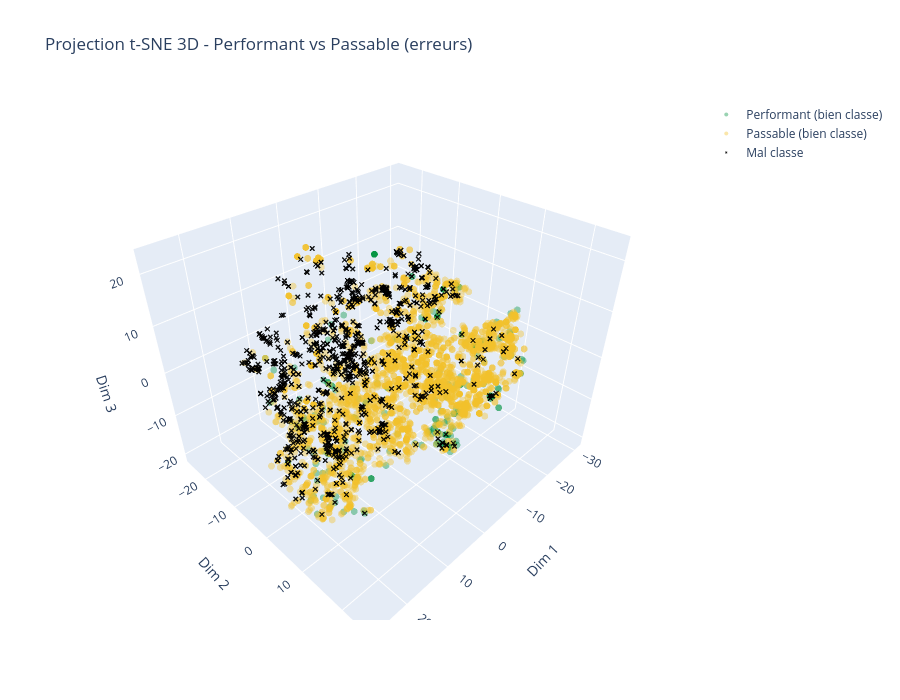

Notebook source saved alongside this figure:
### Markdown cell above
**Performant vs Passable — projection 3D, avec les erreurs**

### Code cell
'''
Meme zoom Performant / Passable en 3D, avec superposition des observations mal classees par
le Gradient Boosting parmi ces deux classes.
'''
mask_paire_3d = np.isin(y_train_sample.values, paire_91)
mask_erreur_paire_3d = mask_paire_3d & (y_pred_sample != y_train_sample.values)

fig = go.Figure()
for grp in paire_91:
    mask = (y_train_sample.values == grp) & (~mask_erreur_paire_3d)
    fig.add_trace(go.Scatter3d(
        x=X_tsne_3d[mask, 0], y=X_tsne_3d[mask, 1], z=X_tsne_3d[mask, 2], mode="markers",
        marker=dict(size=4, color=GROUP_COLORS[grp], opacity=0.4),
        name=f"{grp} (bien classe)",
    ))

fig.add_trace(go.Scatter3d(
    x=X_tsne_3d[mask_erreur_paire_3d, 0], y=X_tsne_3d[mask_erreur_paire_3d, 1], z=X_tsne_3d[mask_erreur_paire_3d, 2],
    mode="markers",
    marker=dict(size=2, color="black", symbol="x", opacity=0.9),
    name="Mal classe",
))

fig.update_layout(
    title="Projection t-SNE 3D - Performant vs Passable (erreurs)",
    scene=dict(xaxis_title="Dim 1", yaxis_title="Dim 2", zaxis_title="Dim 3"),
    width=900, height=700,
)
fig.show()

print(f"Erreurs dans cette paire : {mask_erreur_paire_3d.sum()} / {mask_paire_3d.sum()} "
      f"({mask_erreur_paire_3d.sum() / mask_paire_3d.sum():.1%})")

### Figure 1 — Plotly figure (JSON) as saved in the notebook; plotly's stock layout.template omitted (floating-point values rounded to 4 significant figures; data arrays with more than 128 entries replaced by an {"elided": "..."} marker saying what was removed)
{"data": [{"marker": {"color": "#00923F", "opacity": 0.4, "size": 4}, "mode": "markers", "name": "Performant (bien classe)", "type": "scatter3d", "x": {"elided": "236 float values"}, "y": {"elided": "236 float values"}, "z": {"elided": "236 float values"}}, {"marker": {"color": "#F2C12B", "opacity": 0.4, "size": 4}, "mode": "markers", "name": "Passable (bien classe)", "type": "scatter3d", "x": {"elided": "3245 float values"}, "y": {"elided": "3245 float values"}, "z": {"elided": "3245 float values"}}, {"marker": {"color": "black", "opacity": 0.9, "size": 2, "symbol": "x"}, "mode": "markers", "name": "Mal classe", "type": "scatter3d", "x": {"elided": "1056 float values"}, "y": {"elided": "1056 float values"}, "z": {"elided": "1056 float values"}}], "layout": {"height": 700, "scene": {"xaxis": {"title": {"text": "Dim 1"}}, "yaxis": {"title": {"text": "Dim 2"}}, "zaxis": {"title": {"text": "Dim 3"}}}, "title": {"text": "Projection t-SNE 3D - Performant vs Passable (erreurs)"}, "width": 900}}
